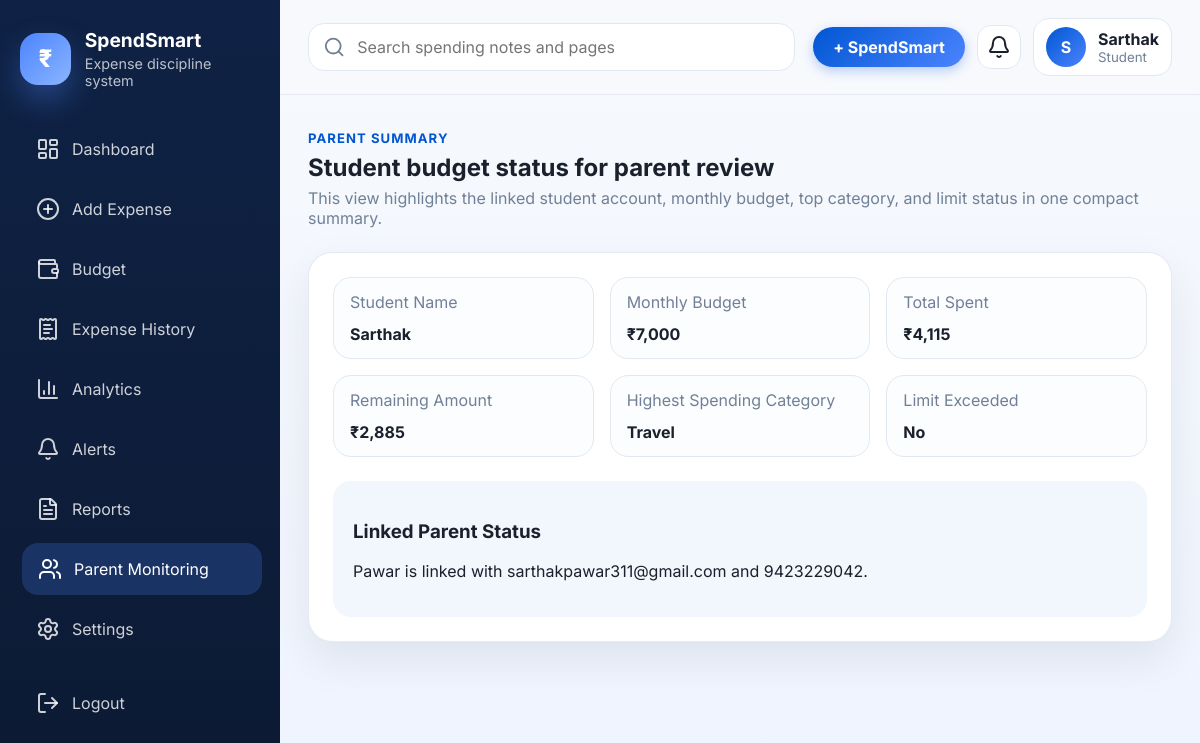
The app's page /parent-summary (signed in) with its own data.
### tables this page shows
CREATE TABLE users (
            id INTEGER PRIMARY KEY AUTOINCREMENT,
            full_name TEXT NOT NULL,
            email TEXT NOT NULL UNIQUE,
            mobile TEXT NOT NULL,
            password_hash TEXT NOT NULL,
            user_type TEXT NOT NULL,
            notifications_enabled INTEGER NOT NULL DEFAULT 1,
            parent_summary_enabled INTEGER NOT NULL DEFAULT 1,
            created_at TEXT NOT NULL
        );

CREATE TABLE budgets (
            id INTEGER PRIMARY KEY AUTOINCREMENT,
            user_id INTEGER NOT NULL,
            month INTEGER NOT NULL,
            year INTEGER NOT NULL,
            budget_amount REAL NOT NULL,
            reason TEXT,
            created_at TEXT NOT NULL,
            updated_at TEXT NOT NULL,
            FOREIGN KEY (user_id) REFERENCES users(id)
        );

CREATE TABLE expenses (
            id INTEGER PRIMARY KEY AUTOINCREMENT,
            user_id INTEGER NOT NULL,
            amount REAL NOT NULL,
            category TEXT NOT NULL,
            payment_method TEXT NOT NULL,
            description TEXT,
            expense_date TEXT NOT NULL,
            created_at TEXT NOT NULL,
            FOREIGN KEY (user_id) REFERENCES users(id)
        );

CREATE TABLE parents (
            id INTEGER PRIMARY KEY AUTOINCREMENT,
            student_user_id INTEGER NOT NULL UNIQUE,
            parent_name TEXT NOT NULL,
            parent_email TEXT NOT NULL,
            parent_mobile TEXT NOT NULL,
            created_at TEXT NOT NULL,
            FOREIGN KEY (student_user_id) REFERENCES users(id)
        );

### app.py (the view)
@app.route("/parent-summary")
@login_required
def parent_summary():
    user = get_current_user()
    if user["user_type"] != "Student":
        flash("Parent summary is available only for student accounts.", "error")
        return redirect(url_for("dashboard"))
    month, year = month_year_from_request()
    return render_page(
        "parent_summary.html",
        page_title="Parent Summary",
        active_page="parent-monitoring",
        summary=parent_summary_payload(user["id"], month, year),
    )

### app.py (called while the page is built)
def today_parts() -> tuple[int, int]:
    today = date.today()
    return today.month, today.year

def month_label(month: int, year: int) -> str:
    return f"{MONTH_NAMES[month - 1]} {year}"

def rupee(value: float | int | None) -> str:
    amount = float(value or 0)
    return f"₹{amount:,.0f}" if amount == int(amount) else f"₹{amount:,.2f}"

@app.template_filter("rupee")
def rupee_filter(value: float | int | None) -> str:
    return rupee(value)

def get_db() -> sqlite3.Connection:
    if "db" not in g:
        DATA_DIR.mkdir(parents=True, exist_ok=True)
        conn = sqlite3.connect(DB_PATH)
        conn.row_factory = sqlite3.Row
        conn.execute("PRAGMA journal_mode=MEMORY")
        conn.execute("PRAGMA synchronous=NORMAL")
        conn.execute("PRAGMA foreign_keys=ON")
        g.db = conn
    return g.db

def query_one(query: str, params: tuple[Any, ...] = ()) -> sqlite3.Row | None:
    return get_db().execute(query, params).fetchone()

def login_required(view):
    @wraps(view)
    def wrapped_view(*args, **kwargs):
        if "user_id" not in session:
            flash("Please log in to continue.", "error")
            return redirect(url_for("login"))
        return view(*args, **kwargs)
    return wrapped_view

def get_current_user() -> sqlite3.Row | None:
    user_id = session.get("user_id")
    if not user_id:
        return None
    return query_one("SELECT * FROM users WHERE id = ?", (user_id,))

def month_year_from_request() -> tuple[int, int]:
    current_month, current_year = today_parts()
    month = int(request.args.get("month", current_month))
    year = int(request.args.get("year", current_year))
    return month, year

def get_budget(user_id: int, month: int, year: int) -> sqlite3.Row | None:
    return query_one(
        """
        SELECT * FROM budgets
        WHERE user_id = ? AND month = ? AND year = ?
        ORDER BY id DESC LIMIT 1
        """,
        (user_id, month, year),
    )

def get_month_spent(user_id: int, month: int, year: int) -> float:
    row = query_one(
        """
        SELECT COALESCE(SUM(amount), 0) AS total
        FROM expenses
        WHERE user_id = ?
          AND CAST(strftime('%m', expense_date) AS INTEGER) = ?
          AND CAST(strftime('%Y', expense_date) AS INTEGER) = ?
        """,
        (user_id, month, year),
    )
    return float(row["total"] if row else 0)

def parent_details(user_id: int) -> sqlite3.Row | None:
    return query_one("SELECT * FROM parents WHERE student_user_id = ?", (user_id,))

### templates/parent_summary.html
{% extends "base.html" %}
{% block content %}
<section class="page-header">
  <div>
    <span class="eyebrow">Parent Summary</span>
    <h2>Student budget status for parent review</h2>
    <p>This view highlights the linked student account, monthly budget, top category, and limit status in one compact summary.</p>
  </div>
</section>
<section class="panel-card">
  <div class="summary-grid">
    <div class="summary-tile">
      <span>Student Name</span>
      <strong>{{ summary.student_name }}</strong>
    </div>
    <div class="summary-tile">
      <span>Monthly Budget</span>
      <strong>{{ summary.budget_amount|rupee }}</strong>
    </div>
    <div class="summary-tile">
      <span>Total Spent</span>
      <strong>{{ summary.spent|rupee }}</strong>
    </div>
    <div class="summary-tile">
      <span>Remaining Amount</span>
      <strong>{{ summary.remaining|rupee }}</strong>
    </div>
    <div class="summary-tile">
      <span>Highest Spending Category</span>
      <strong>{{ summary.highest_category }}</strong>
    </div>
    <div class="summary-tile">
      <span>Limit Exceeded</span>
      <strong>{{ 'Yes' if summary.limit_exceeded else 'No' }}</strong>
    </div>
  </div>
  <div class="parent-note">
    <h3>Linked Parent Status</h3>
    <p>
      {% if summary.parent %}
      {{ summary.parent.parent_name }} is linked with {{ summary.parent.parent_email }} and {{ summary.parent.parent_mobile }}.
      {% else %}
      No parent is linked to this student account yet.
      {% endif %}
    </p>
  </div>
</section>
{% endblock %}

### templates/base.html (shortened to what this page needs)
<!DOCTYPE html>
<html lang="en">
<head>
  <link rel="stylesheet" href="{{ url_for('static', filename='css/styles.css') }}">
</head>
<body>
  {% if current_user %}
  <div class="app-shell">
    <aside class="sidebar" id="sidebar">
      <div class="sidebar-brand">
        <div class="brand-mark">₹</div>
        <div>
          <h1>SpendSmart</h1>
          <p>Expense discipline system</p>
        </div>
      </div>
      <nav class="sidebar-nav">
        {% for item in sidebar_links %}
          {% if item.endpoint != 'parent_link' or current_user.user_type == 'Student' %}
          <a href="{{ url_for(item.endpoint) }}" class="nav-link {% if active_page == item.key %}active{% endif %}">
            <i data-lucide="{{ item.icon }}"></i>
            <span>{{ item.label }}</span>
          </a>
          {% endif %}
        {% endfor %}
        <a href="{{ url_for('logout') }}" class="nav-link logout-link">
          <i data-lucide="log-out"></i>
          <span>Logout</span>
        </a>
      </nav>
    </aside>
    <div class="main-panel">
      <header class="topbar">
        <div class="topbar-search">
          <i data-lucide="search"></i>
          <input type="text" placeholder="Search spending notes and pages" disabled>
        </div>
        <div class="topbar-actions">
          <a href="{{ url_for('dashboard') }}" class="logo-btn" aria-label="Open SpendSmart dashboard">
            + SpendSmart
          </a>
          <a class="icon-button" href="{{ url_for('alerts') }}" aria-label="Alerts">
            <i data-lucide="bell"></i>
          </a>
          <div class="profile-chip">
            <span class="avatar">{{ current_user.full_name[:1] }}</span>
            <div>
              <strong>{{ current_user.full_name }}</strong>
              <small>{{ current_user.user_type }}</small>
            </div>
          </div>
        </div>
      </header>
      <main class="content-area">
        {% block content %}{% endblock %}
      </main>
    </div>
  </div>
  {% endif %}
</body>
</html>

### records on screen
users: full_name "S", full_name "Sarthak", user_type "Student", student_name "Sarthak"
budgets: budget_amount "₹7,000"
expenses: highest_category "Travel"
parents: parent.parent_name "Pawar", parent.parent_email "sarthakpawar311@gmail.com", parent.parent_mobile "9423229042"

### other values on screen
{{ item.label }} "Dashboard" "Add Expense" "Budget" "Expense History" "Analytics" "Alerts" "Reports" "Parent Monitoring" "Settings"
{{ summary.spent|rupee }} "₹4,115"
{{ summary.remaining|rupee }} "₹2,885"
{{ 'Yes' if summary.limit_exceeded else 'No' }} "No"
